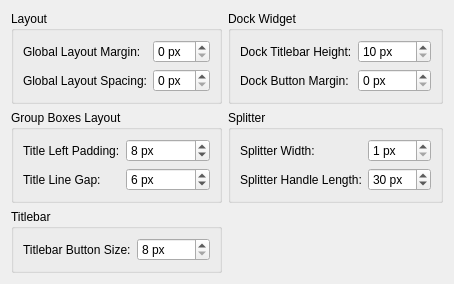
     <widget class="QWidget" name="tab">
      <attribute name="title">
       <string>Layout</string>
      </attribute>
      <layout class="QGridLayout" name="gridLayout_tab1">
       <item row="1" column="1">
        <widget class="QGroupBox" name="groupBox_11">
         <property name="title">
          <string>Splitter</string>
         </property>
         <layout class="QGridLayout" name="gridLayout_2">
          <item row="0" column="1">
           <widget class="QSpinBox" name="sbSplitterWidth">
            <property name="sizePolicy">
             <sizepolicy hsizetype="Preferred" vsizetype="Preferred">
              <horstretch>0</horstretch>
              <verstretch>0</verstretch>
             </sizepolicy>
            </property>
            <property name="toolTip">
             <string>Adjust the thickness of layout dividing boundaries.</string>
            </property>
            <property name="suffix">
             <string> px</string>
            </property>
            <property name="minimum">
             <number>1</number>
            </property>
            <property name="maximum">
             <number>20</number>
            </property>
           </widget>
          </item>
          <item row="0" column="0">
           <widget class="QLabel" name="lblSplitterWidth">
            <property name="toolTip">
             <string>The thickness of the draggable dividing boundaries between frames.</string>
            </property>
            <property name="text">
             <string>Splitter Width:</string>
            </property>
           </widget>
          </item>
          <item row="1" column="0">
           <widget class="QLabel" name="lblSplitterHandleLength">
            <property name="text">
             <string>Splitter Handle Length:</string>
            </property>
           </widget>
          </item>
          <item row="1" column="1">
           <widget class="QSpinBox" name="sbSplitterHandleLength">
            <property name="sizePolicy">
             <sizepolicy hsizetype="Preferred" vsizetype="Preferred">
              <horstretch>0</horstretch>
              <verstretch>0</verstretch>
             </sizepolicy>
            </property>
            <property name="toolTip">
             <string>Physical width/length of the centered vector handle on splitter bars (prevents screen clutter on tall dividers).</string>
            </property>
            <property name="suffix">
             <string> px</string>
            </property>
            <property name="minimum">
             <number>10</number>
            </property>
            <property name="maximum">
             <number>150</number>
            </property>
            <property name="value">
             <number>30</number>
            </property>
           </widget>
          </item>
         </layout>
        </widget>
       </item>
       <item row="0" column="0">
        <widget class="QGroupBox" name="groupBox_4">
         <property name="title">
          <string>Layout</string>
         </property>
         <layout class="QGridLayout" name="gridLayout_layout">
          <item row="0" column="0">
           <widget class="QLabel" name="lblLayoutMargin">
            <property name="toolTip">
             <string>The application-wide base margin padding added globally to all new layout containers.</string>
            </property>
            <property name="text">
             <string>Global Layout Margin:</string>
            </property>
           </widget>
          </item>
          <item row="0" column="1">
           <widget class="QSpinBox" name="sbLayoutMargin">
            <property name="sizePolicy">
             <sizepolicy hsizetype="Preferred" vsizetype="Preferred">
              <horstretch>0</horstretch>
              <verstretch>0</verstretch>
             </sizepolicy>
            </property>
            <property name="toolTip">
             <string>Adjust the global outer padding of layouts.</string>
            </property>
            <property name="suffix">
             <string> px</string>
            </property>
            <property name="maximum">
             <number>30</number>
            </property>
           </widget>
          </item>
          <item row="1" column="0">
           <widget class="QLabel" name="lblLayoutSpacing">
            <property name="toolTip">
             <string>The application-wide base spacing gap added globally between sibling elements in all layouts.</string>
            </property>
            <property name="text">
             <string>Global Layout Spacing:</string>
            </property>
           </widget>
          </item>
          <item row="1" column="1">
           <widget class="QSpinBox" name="sbLayoutSpacing">
            <property name="sizePolicy">
             <sizepolicy hsizetype="Preferred" vsizetype="Preferred">
              <horstretch>0</horstretch>
              <verstretch>0</verstretch>
             </sizepolicy>
            </property>
            <property name="toolTip">
             <string>Adjust the global inner spacing gaps between controls inside layouts.</string>
            </property>
            <property name="suffix">
             <string> px</string>
            </property>
            <property name="maximum">
             <number>30</number>
            </property>
           </widget>
          </item>
         </layout>
        </widget>
       </item>
       <item row="0" column="1">
        <widget class="QGroupBox" name="groupBox_6">
         <property name="title">
          <string>Dock Widget</string>
         </property>
         <layout class="QGridLayout" name="gridLayout_dock">
          <item row="0" column="0">
           <widget class="QLabel" name="lblDockTitleHeight">
            <property name="toolTip">
             <string>Compresses the height of the title bars on all dockable utility panels.</string>
            </property>
            <property name="text">
             <string>Dock Titlebar Height:</string>
            </property>
           </widget>
          </item>
          <item row="0" column="1">
           <widget class="QSpinBox" name="sbDockTitleHeight">
            <property name="sizePolicy">
             <sizepolicy hsizetype="Preferred" vsizetype="Preferred">
              <horstretch>0</horstretch>
              <verstretch>0</verstretch>
             </sizepolicy>
            </property>
            <property name="toolTip">
             <string>Set the height of nested side panel title frames.</string>
            </property>
            <property name="suffix">
             <string> px</string>
            </property>
            <property name="minimum">
             <number>10</number>
            </property>
            <property name="maximum">
             <number>40</number>
            </property>
           </widget>
          </item>
          <item row="1" column="0">
           <widget class="QLabel" name="lblDockButtonMargin">
            <property name="toolTip">
             <string>Compresses the spacing around close and float action buttons inside panel title frames.</string>
            </property>
            <property name="text">
             <string>Dock Button Margin:</string>
            </property>
           </widget>
          </item>
          <item row="1" column="1">
           <widget class="QSpinBox" name="sbDockButtonMargin">
            <property name="sizePolicy">
             <sizepolicy hsizetype="Preferred" vsizetype="Preferred">
              <horstretch>0</horstretch>
              <verstretch>0</verstretch>
             </sizepolicy>
            </property>
            <property name="toolTip">
             <string>Adjust panel title button paddings.</string>
            </property>
            <property name="suffix">
             <string> px</string>
            </property>
            <property name="maximum">
             <number>10</number>
            </property>
           </widget>
          </item>
         </layout>
        </widget>
       </item>
       <item row="3" column="0">
        <spacer name="verticalSpacer">
         <property name="orientation">
          <enum>Qt::Orientation::Vertical</enum>
         </property>
         <property name="sizeHint" stdset="0">
          <size>
           <width>20</width>
           <height>0</height>
          </size>
         </property>
        </spacer>
       </item>
       <item row="1" column="0">
        <widget class="QGroupBox" name="gbGroupBoxMetrics">
         <property name="title">
          <string>Group Boxes Layout</string>
         </property>
         <layout class="QGridLayout" name="gridLayout_groupBoxMetrics">
          <item row="0" column="0">
           <widget class="QLabel" name="lblGroupBoxTitleLeftPadding">
            <property name="text">
             <string>Title Left Padding:</string>
            </property>
           </widget>
          </item>
          <item row="0" column="1">
           <widget class="QSpinBox" name="sbGroupBoxTitleLeftPadding">
            <property name="sizePolicy">
             <sizepolicy hsizetype="Preferred" vsizetype="Preferred">
              <horstretch>0</horstretch>
              <verstretch>0</verstretch>
             </sizepolicy>
            </property>
            <property name="toolTip">
             <string>Horizontal spacing (padding) from the left edge of the group box boundary to the start of the title text/checkbox.</string>
            </property>
            <property name="suffix">
             <string> px</string>
            </property>
            <property name="minimum">
             <number>0</number>
            </property>
            <property name="maximum">
             <number>50</number>
            </property>
            <property name="value">
             <number>8</number>
            </property>
           </widget>
          </item>
          <item row="1" column="0">
           <widget class="QLabel" name="lblGroupBoxTitleLineGap">
            <property name="text">
             <string>Title Line Gap:</string>
            </property>
           </widget>
          </item>
          <item row="1" column="1">
           <widget class="QSpinBox" name="sbGroupBoxTitleLineGap">
            <property name="sizePolicy">
             <sizepolicy hsizetype="Preferred" vsizetype="Preferred">
              <horstretch>0</horstretch>
              <verstretch>0</verstretch>
             </sizepolicy>
            </property>
            <property name="toolTip">
             <string>Safety gap between the title text edges and the split border lines.</string>
            </property>
            <property name="suffix">
             <string> px</string>
            </property>
            <property name="minimum">
             <number>0</number>
            </property>
            <property name="maximum">
             <number>25</number>
            </property>
            <property name="value">
             <number>6</number>
            </property>
           </widget>
          </item>
         </layout>
        </widget>
       </item>
       <item row="2" column="0">
        <widget class="QGroupBox" name="groupBox_9">
         <property name="title">
          <string>Titlebar</string>
         </property>
         <layout class="QGridLayout" name="gridLayout_other">
          <item row="0" column="0">
           <widget class="QLabel" name="lblTitleBarButtonSize">
            <property name="toolTip">
             <string>The size of close, minimize, maximize, and float buttons on side panels.</string>
            </property>
            <property name="text">
             <string>Titlebar Button Size:</string>
            </property>
           </widget>
          </item>
          <item row="0" column="1">
           <widget class="QSpinBox" name="sbTitleBarButtonSize">
            <property name="sizePolicy">
             <sizepolicy hsizetype="Preferred" vsizetype="Preferred">
              <horstretch>0</horstretch>
              <verstretch>0</verstretch>
             </sizepolicy>
            </property>
            <property name="toolTip">
             <string>Adjust the size of title bar buttons.</string>
            </property>
            <property name="suffix">
             <string> px</string>
            </property>
            <property name="minimum">
             <number>8</number>
            </property>
            <property name="maximum">
             <number>48</number>
            </property>
           </widget>
          </item>
         </layout>
        </widget>
       </item>
      </layout>
     </widget>
